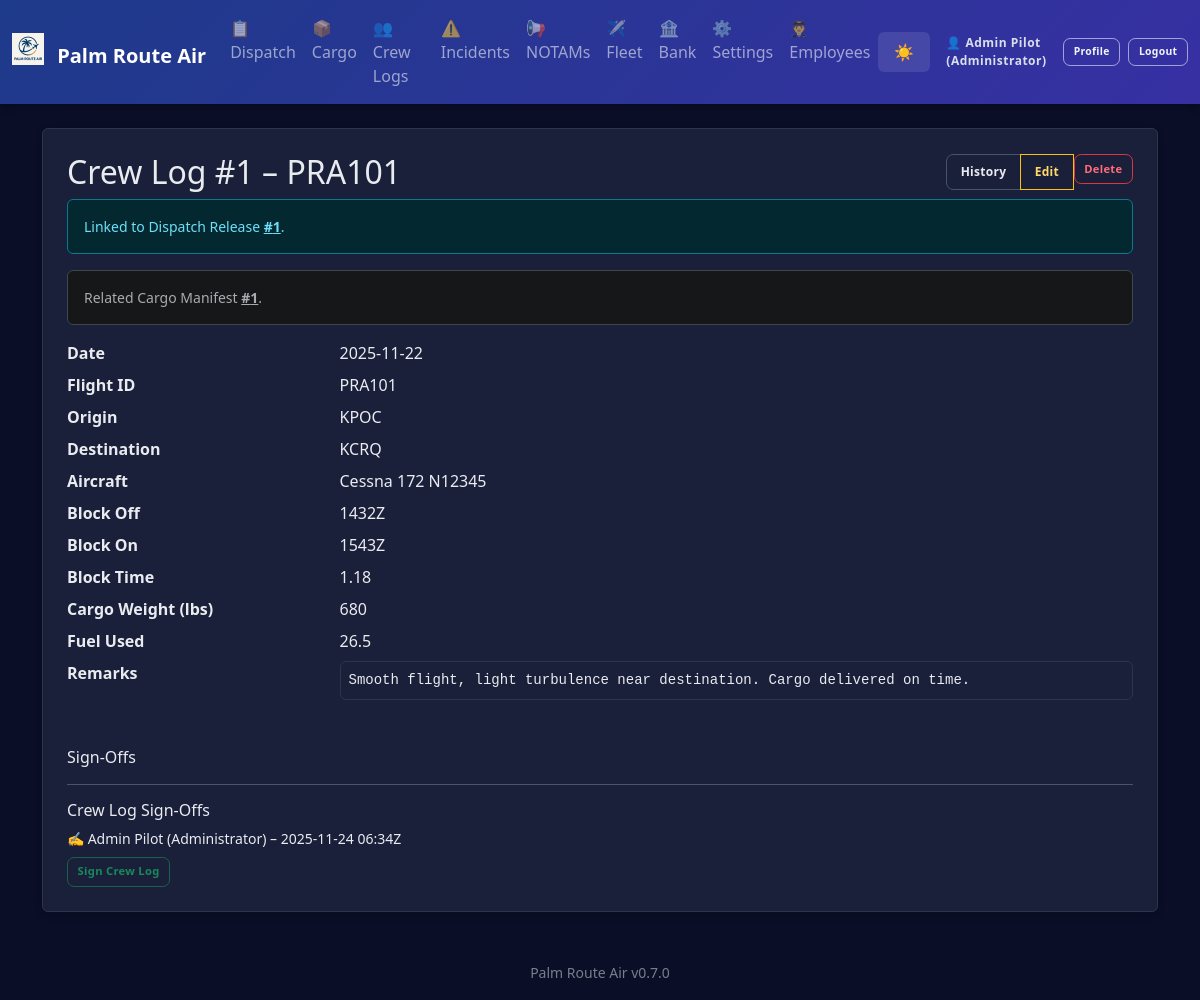
The page /crew/1 (signed in) on the database as committed earlier.
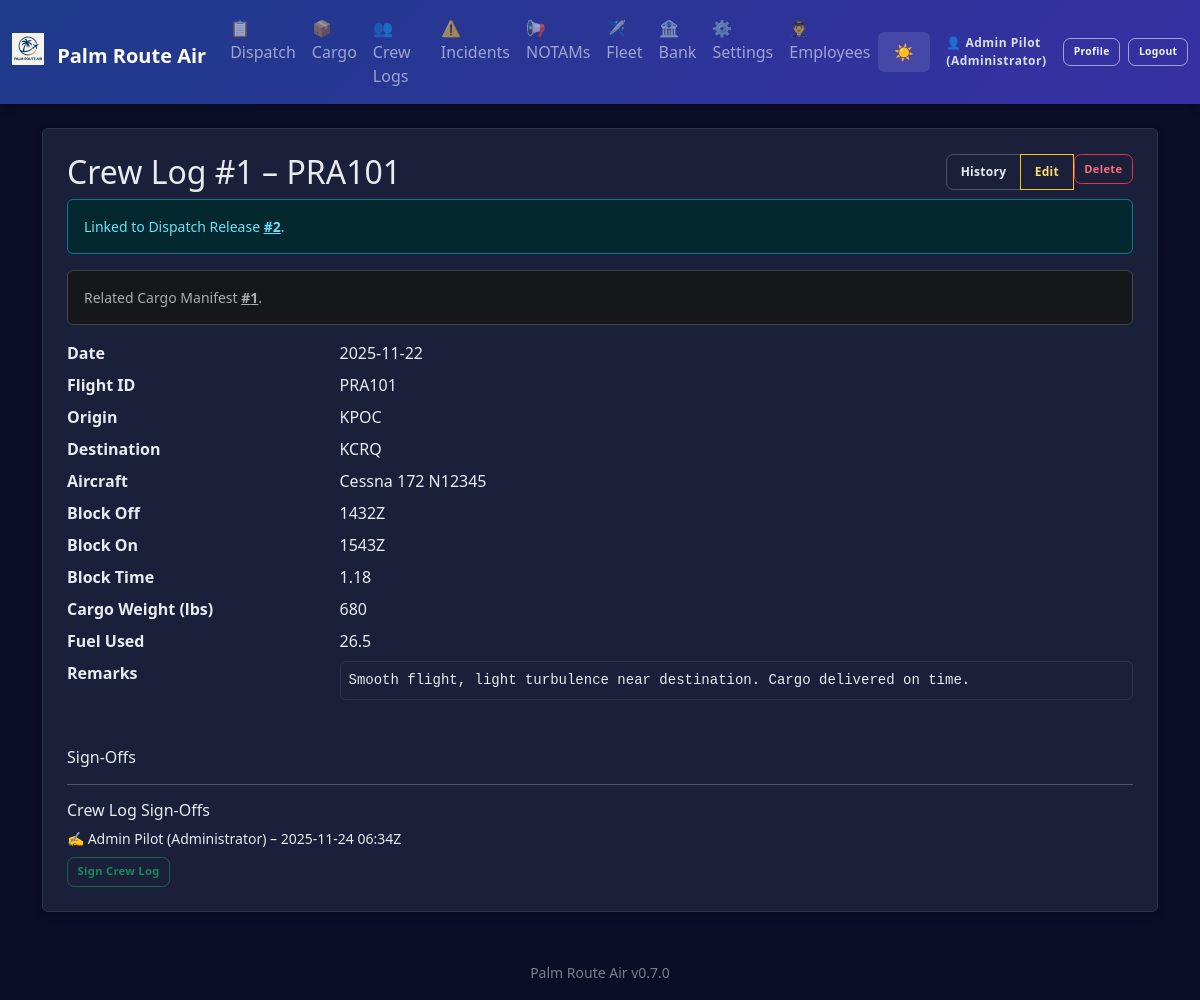
The same page on the database as committed later.
### app.py (models this page shows)
class CrewLog(db.Model):
    id = db.Column(db.Integer, primary_key=True)
    date = db.Column(db.String(20))
    flight_id = db.Column(db.String(20))
    origin = db.Column(db.String(10))
    destination = db.Column(db.String(10))
    aircraft = db.Column(db.String(50))
    block_off = db.Column(db.String(10))
    block_on = db.Column(db.String(10))
    block_time = db.Column(db.String(10))
    cargo_weight = db.Column(db.String(20))
    fuel_used = db.Column(db.String(20))  # actual fuel used (numeric)
    remarks = db.Column(db.Text)
    dispatch_release_id = db.Column(db.Integer, db.ForeignKey('dispatch_release.id'))
    cargo_manifest_id = db.Column(db.Integer, db.ForeignKey('cargo_manifest.id'))
    dispatch_release = db.relationship('DispatchRelease', lazy='joined')
    cargo_manifest = db.relationship('CargoManifest', lazy='joined')
    signoffs = db.relationship('CrewLogSignOff', backref='crew_log', lazy='dynamic')

### app.py (the view)
@app.route('/crew/<int:id>')
@login_required
def crew_detail(id):
    c = CrewLog.query.get_or_404(id)
    dispatch_ref = DispatchRelease.query.get(c.dispatch_release_id) if c.dispatch_release_id else None
    cargo_ref = CargoManifest.query.get(c.cargo_manifest_id) if c.cargo_manifest_id else None
    signoffs = c.signoffs.order_by(CrewLogSignOff.timestamp.asc()).all()
    return render_template('crew_detail.html', c=c, dispatch_ref=dispatch_ref, cargo_ref=cargo_ref, signoffs=signoffs)

### app.py (called while the page is built)
def login_required(f):
    @wraps(f)
    def wrapper(*args, **kwargs):
        if not session.get('employee_id'):
            flash('Login required.', 'error')
            return redirect(url_for('login'))
        return f(*args, **kwargs)
    return wrapper

@app.before_request
def enforce_login_globally():
    public_endpoints = {'login', 'logout', 'static'}
    if request.endpoint in public_endpoints or request.endpoint is None:
        return
    if not session.get('employee_id'):
        return redirect(url_for('login'))

@app.context_processor
def inject_settings():
    try:
        settings = AppSettings.query.first()
        if not settings:
            settings = AppSettings(company_name='Palm Route Air')
    except:
        settings = None
    current_employee = None
    if session.get('employee_id'):
        current_employee = Employee.query.get(session['employee_id'])
    return dict(app_settings=settings, app_version=APP_VERSION, current_employee=current_employee)

### templates/crew_detail.html
{% extends 'base.html' %}
{% block content %}
<div class="p-4 bg-white rounded shadow-sm">
  <div class="d-flex justify-content-between align-items-center mb-2">
    <h2 class="mb-0">Crew Log #{{ c.id }} – {{ c.flight_id }}</h2>
    <div class="btn-group btn-group-sm">
      <a href="{{ url_for('crew_history') }}" class="btn btn-outline-secondary">History</a>
      <a href="{{ url_for('crew_edit', id=c.id) }}" class="btn btn-outline-warning">Edit</a>
      <form action="{{ url_for('delete_crew', id=c.id) }}" method="post" class="d-inline" onsubmit="return confirm('Delete this crew log entry?');">
        <button class="btn btn-outline-danger btn-sm">Delete</button>
      </form>
    </div>
  </div>
  {% if c.dispatch_release_id %}
    <div class="alert alert-info small mb-3">Linked to Dispatch Release <a href="{{ url_for('dispatch_detail', id=c.dispatch_release_id) }}" class="alert-link">#{{ c.dispatch_release_id }}</a>.</div>
  {% endif %}
  {% if c.cargo_manifest_id %}
    <div class="alert alert-secondary small mb-3">Related Cargo Manifest <a href="{{ url_for('cargo_detail', id=c.cargo_manifest_id) }}" class="alert-link">#{{ c.cargo_manifest_id }}</a>.</div>
  {% endif %}
  <dl class="row mb-0">
    <dt class="col-sm-3">Date</dt><dd class="col-sm-9">{{ c.date }}</dd>
    <dt class="col-sm-3">Flight ID</dt><dd class="col-sm-9">{{ c.flight_id }}</dd>
    <dt class="col-sm-3">Origin</dt><dd class="col-sm-9">{{ c.origin }}</dd>
    <dt class="col-sm-3">Destination</dt><dd class="col-sm-9">{{ c.destination }}</dd>
    <dt class="col-sm-3">Aircraft</dt><dd class="col-sm-9">{{ c.aircraft }}</dd>
    <dt class="col-sm-3">Block Off</dt><dd class="col-sm-9">{{ c.block_off }}</dd>
    <dt class="col-sm-3">Block On</dt><dd class="col-sm-9">{{ c.block_on }}</dd>
    <dt class="col-sm-3">Block Time</dt><dd class="col-sm-9">{{ c.block_time }}</dd>
    <dt class="col-sm-3">Cargo Weight (lbs)</dt><dd class="col-sm-9">{{ c.cargo_weight }}</dd>
    <dt class="col-sm-3">Fuel Used</dt><dd class="col-sm-9">{{ c.fuel_used or '—' }}</dd>
    <dt class="col-sm-3">Remarks</dt><dd class="col-sm-9"><pre class="small bg-light p-2 border rounded" style="white-space:pre-wrap">{{ c.remarks }}</pre></dd>
  </dl>
  <div class="mt-4">
    <h3 class="h6">Sign-Offs</h3>
    <hr class="my-3">
    <div>
      <h5 class="h6 mb-2">Crew Log Sign-Offs</h5>
      {% if signoffs and signoffs|length > 0 %}
        <ul class="list-unstyled small mb-2">
          {% for so in signoffs %}
            <li class="mb-1">✍️ {{ so.employee.name }} ({{ so.employee.role }}) – {{ so.timestamp.strftime('%Y-%m-%d %H:%MZ') }}</li>
          {% endfor %}
        </ul>
      {% else %}
        <p class="small text-muted mb-2">No sign-offs yet.</p>
      {% endif %}
      {% if current_employee %}
        <form method="post" action="{{ url_for('crew_sign', id=c.id) }}" class="d-inline">
          <button class="btn btn-outline-success btn-sm" {% if signoffs and signoffs|selectattr('employee_id','equalto', current_employee.id)|list|length > 0 %}disabled{% endif %}>Sign Crew Log</button>
        </form>
      {% else %}
        <a href="{{ url_for('login') }}" class="btn btn-outline-primary btn-sm">Login to sign</a>
      {% endif %}
    </div>
  </div>
</div>
{% endblock %}

Rows that differ between the two databases and show on the page:
changed CrewLog "PRA101": dispatch_release_id "1" → "2"
